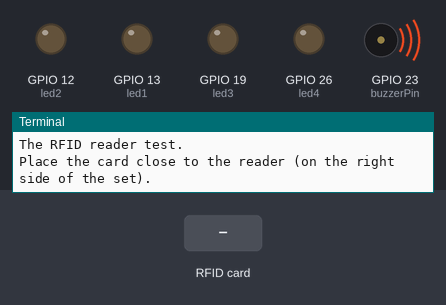
Bench run of a program on a simulated Raspberry Pi (BCM pin numbers). Shown: output pins drawn as LEDs (lit = HIGH), buzzer (waves = sounding, pin HIGH), the last lines printed to the terminal. The inputs (shaded band) are chosen by the test bench. At 3.3 s the program stops and its outputs stay as they are.

Above: at 1.2 s.
1.3 s: RFID card 5E 7A 19 C4 held to the reader
2.8 s: RFID card 5E 7A 19 C4 held to the reader
At 4.5 s:
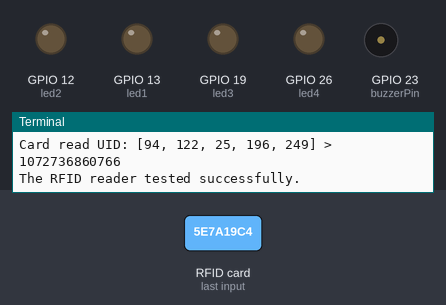
Timing chart, 0 to 4.8 s (numbered marks = the images above; inputs shaded):
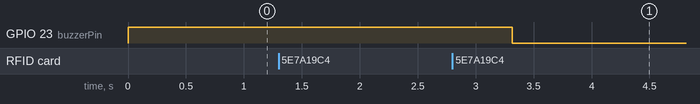

Measured:
- after the input at 2.8 s, GPIO 23 (buzzerPin): HIGH → LOW after 0.52 s

The program:

rfid.py
```python
#!/usr/bin/env python3

# pylint: disable=no-member

import time
import RPi.GPIO as GPIO
from config import *  # pylint: disable=unused-wildcard-import
from mfrc522 import MFRC522

def rfidRead():
    MIFAREReader = MFRC522()
    counter = 0
    while counter < 3:
        (status, TagType) = MIFAREReader.MFRC522_Request(MIFAREReader.PICC_REQIDL)
        if status == MIFAREReader.MI_OK:
            (status, uid) = MIFAREReader.MFRC522_Anticoll()
            if status == MIFAREReader.MI_OK:
                num = 0
                for i in range(0, len(uid)):
                    num += uid[i] << (i*8)
                print(f"Card read UID: {uid} > {num}")
                time.sleep(0.5)
                counter += 1

def test():
    print('\nThe RFID reader test.')
    print('Place the card close to the reader (on the right side of the set).')
    rfidRead()
    print("The RFID reader tested successfully.")


if __name__ == "__main__":
    test()
    GPIO.cleanup()  # pylint: disable=no-member
```

config.py
```python
#!/usr/bin/env python3
# pylint: disable=no-member

import RPi.GPIO as GPIO

# pin numbers in BCM
GPIO.setmode(GPIO.BCM)
GPIO.setwarnings(False)

led1 = 13
led2 = 12
led3 = 19
led4 = 26
GPIO.setup(led1, GPIO.OUT)
GPIO.setup(led2, GPIO.OUT)
GPIO.setup(led3, GPIO.OUT)
GPIO.setup(led4, GPIO.OUT)

buttonRed = 5
buttonGreen = 6
encoderLeft = 17
encoderRight = 27
GPIO.setup(buttonRed, GPIO.IN, pull_up_down=GPIO.PUD_UP)
GPIO.setup(buttonGreen, GPIO.IN, pull_up_down=GPIO.PUD_UP)
GPIO.setup(encoderLeft, GPIO.IN, pull_up_down=GPIO.PUD_UP)
GPIO.setup(encoderRight, GPIO.IN, pull_up_down=GPIO.PUD_UP)

buzzerPin = 23
GPIO.setup(buzzerPin, GPIO.OUT)
GPIO.output(buzzerPin, 1)

ws2812pin = 8


def configInfo():
    print('This is only configuration file.\n')


if __name__ == "__main__":
    configInfo()
```
